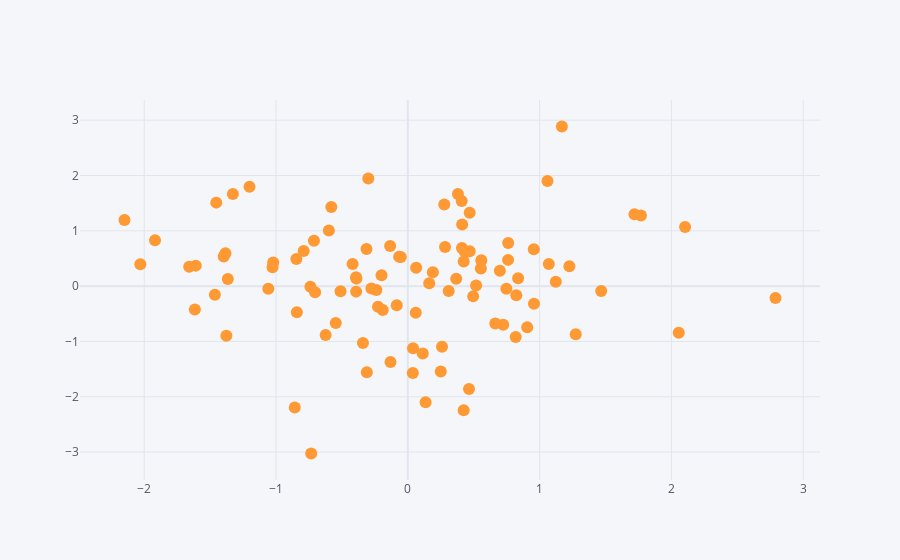

Notebook cell for this chart:
### Code cell
dataframe.iplot(kind='scatter',x='a', y='b', mode='markers')
